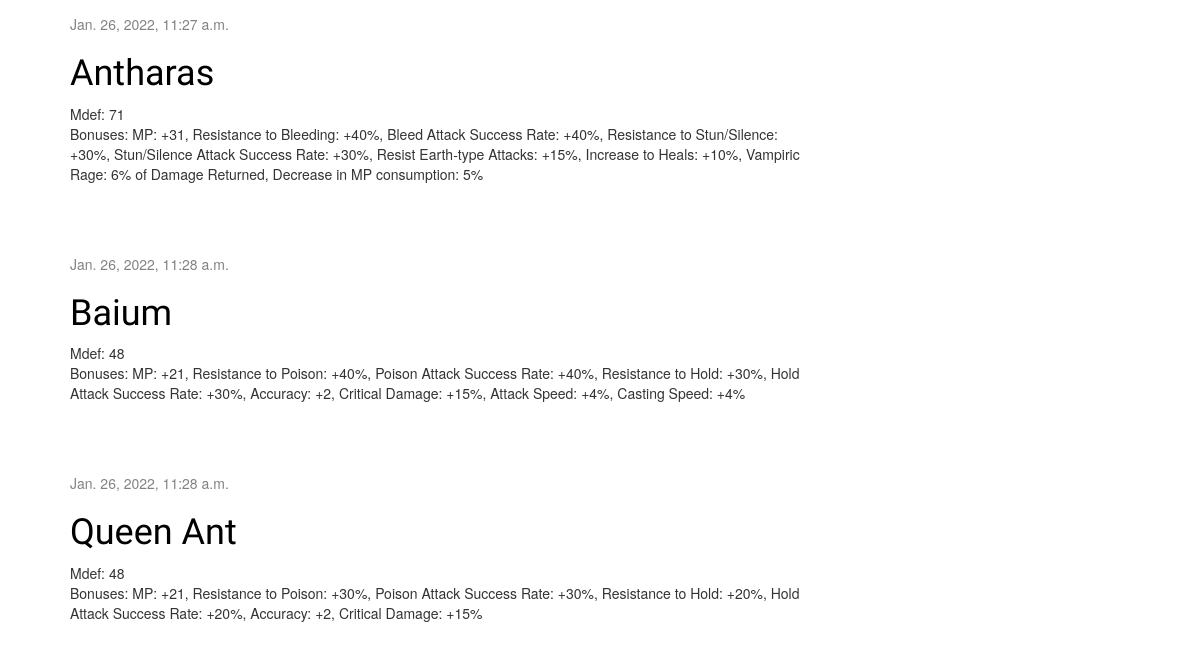
The app's page / (lower part), older data.
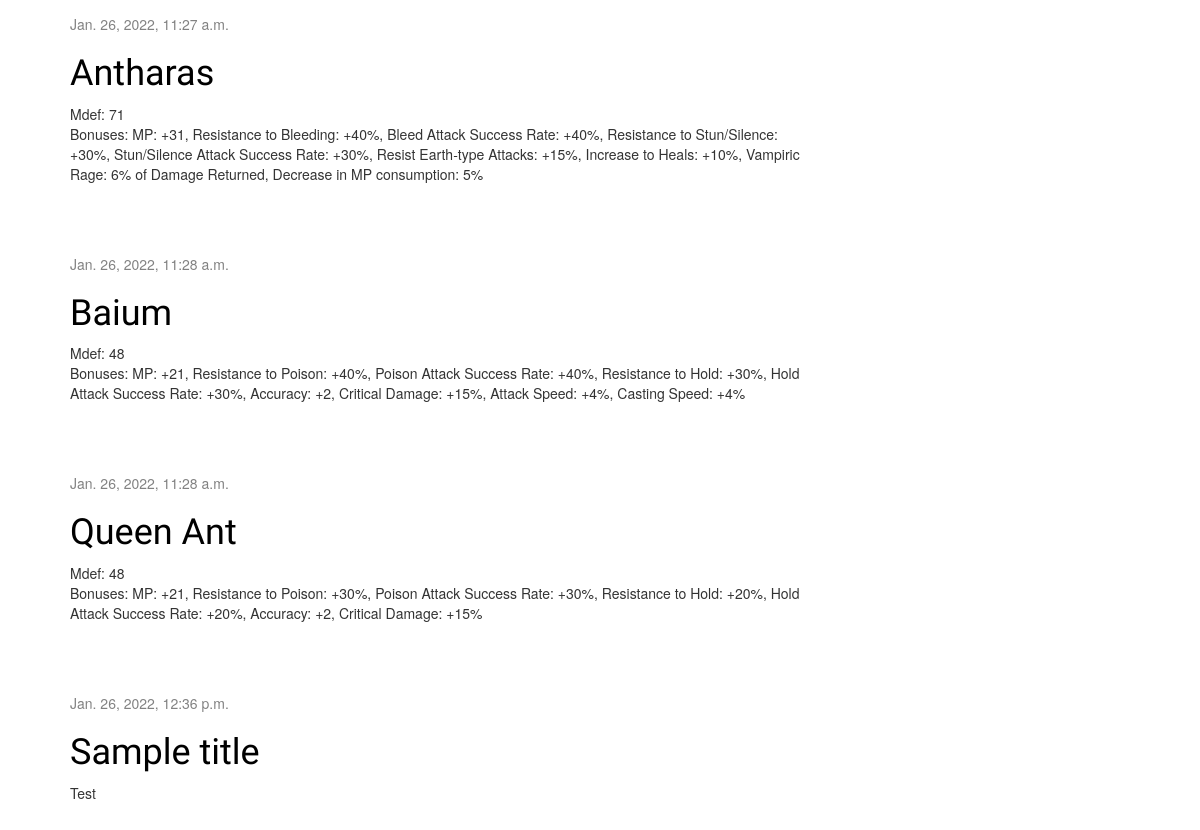
The same page, newer data.
### blog/models.py (models this page shows, shortened)
class Post(models.Model):
    author = models.ForeignKey(settings.AUTH_USER_MODEL, on_delete=models.CASCADE)
    title = models.CharField(max_length=200)
    text = models.TextField()
    created_date = models.DateTimeField(default=timezone.now)
    published_date = models.DateTimeField(blank=True, null=True)

### blog/views.py (the view)
# urls.py: path('', views.post_list, name='post_list'),
def post_list(request):
    posts = Post.objects.filter(published_date__lte=timezone.now()).order_by('published_date')
    return render(request, 'blog/post_list.html', {'posts': posts})

### blog/templates/blog/post_list.html
{% extends 'blog/base.html' %}
{% block content %}
    {% for post in posts %}
        <div class="post">
            <div class="date">
                {{ post.published_date }}
            </div>
            <h1><a href="{% url 'post_detail' pk=post.pk %}">{{ post.title }}</a></h1>
            <p>{{ post.text|linebreaksbr }}</p>
        </div>
    {% endfor %}
{% endblock %}

Row changes from the older to the newer data that the page shows:
added Post: published_date "Jan. 26, 2022, 12:36 p.m.", title "Sample title", text "Test"
